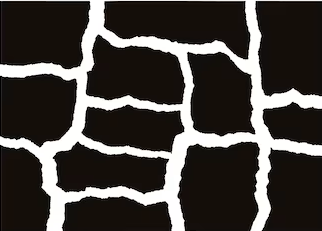
#> input picture image/image1.png, 322 x 231 px, found by its file name; the run also reads 2 pictures not shown here
$ jupyter execute --allow-errors 'Finding Contours.ipynb'
#> lines starting #> are read from the running program, lines starting #| are printed output that depends on the picture; after the words box and inside, x2 and y2 are one past the last pixel; in counts of white or black regions, pixels touching at a corner belong together
[cell 1]
import cv2
import numpy as np
import matplotlib.pyplot as plt

[cell 2]
img = cv2.imread(r"Z:\Internship\Tasks\Edge Detection\image\image1.png")
#> img is the input picture: shape (231, 322, 3); mean B, G, R 62.5, 66, 70.3
gray = cv2.cvtColor(img, cv2.COLOR_BGR2GRAY)

plt.imshow(img)
plt.show()

[cell 3]
thresh=cv2.threshold(gray, 240, 245, cv2.THRESH_BINARY_INV)[1]
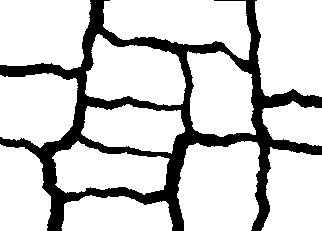
#> thresh: shape (231, 322); values 0 (black) and 245 (white), 81.1% white; 1 black region

[cell 4]
# edges = cv2.Canny(thresh, 50, 150)

[cell 5]
# plt.imshow(edges,cmap='gray')
# plt.title('Detected contours')
# plt.show()

[cell 6]
contours, _ = cv2.findContours(thresh, cv2.RETR_EXTERNAL, cv2.CHAIN_APPROX_NONE)
#> contours = 13 contours; largest, box (x1, y1, x2, y2) and area: (177, 141, 260, 231) 6392, (103, 0, 251, 60) 5928, (255, 0, 322, 97) 5816, (0, 0, 91, 70) 5516, (85, 34, 186, 106) 4974

img1=img.copy()

mask = np.zeros_like(thresh)
cv2.drawContours(mask, contours, -1, (255,255,255), -1)
#> mask: shape (231, 322); 81.1% white; 1 black region, box (x1, y1, x2, y2) and area: (0, 0, 322, 231) 14064

plt.imshow(mask)
plt.show()

[cell 7]
con=[]
contours, _ = cv2.findContours(thresh, cv2.RETR_EXTERNAL, cv2.CHAIN_APPROX_NONE)
for i, cnt in enumerate(contours):
    if cv2.contourArea(cnt)<100:
        continue
    mask=np.zeros_like(thresh)
    cv2.drawContours(mask, [cnt],-1,255,thickness=cv2.FILLED)

    isolated_piece=cv2.bitwise_and(img,img,mask=mask)
    x,y,w,h = cv2.boundingRect(cnt)
    cropped_piece=isolated_piece[y:y+h, x:x+w]

    con.append(cropped_piece)

    plt.imshow(cropped_piece)
    plt.show()
#> this loop made 13 passes
#> (x, y, w, h) on passes 1 to 8: (61, 195, 112, 36), (261, 147, 61, 84), (0, 144, 51, 87), (177, 141, 83, 90), (52, 141, 118, 54), (81, 104, 104, 50), (262, 101, 60, 45), (0, 73, 78, 75)
#> pass 1, `isolated_piece=cv2.bitwise_and(img,img,mask=mask)`:
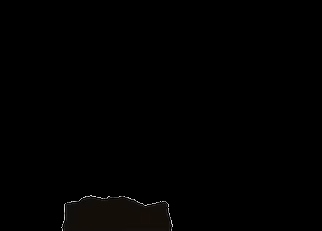
#> isolated_piece: shape (231, 322, 3); mean B, G, R 0.8, 1, 1.2
#> pass 1, `cropped_piece=isolated_piece[y:y+h, x:x+w]`:
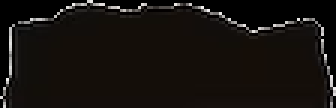
#> cropped_piece: shape (36, 112, 3) (shown 3 times larger); mean B, G, R 14.5, 17.7, 21.9
#> after the loop:
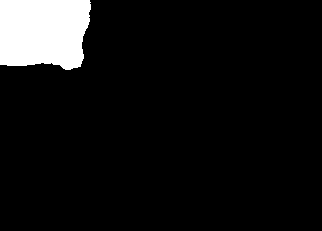
#> mask: shape (231, 322); 7.6% white; 1 white region, box (x1, y1, x2, y2) and area: (0, 0, 91, 70) 5667
#> after the loop, con = 13 items

[cell 8]
# [43 lines of commented-out code are left out]

[cell 9]
for i in con:
    padded_image = cv2.copyMakeBorder(i, 10, 10, 10, 10, borderType=cv2.BORDER_CONSTANT, value=[0,0,0])
    gray = cv2.cvtColor(padded_image, cv2.COLOR_BGR2GRAY)
    _, thresh = cv2.threshold(gray, 15, 255, cv2.THRESH_BINARY)
    points = cv2.findNonZero(thresh)
    x, y, w, h = cv2.boundingRect(points)

    tol = 1.5

    top_deviations = []
    bottom_deviations = []

    for col in range(x, x + w):
        white_pixels = np.where(thresh[:, col] == 255)[0]
        if len(white_pixels) > 0:
            actual_top_edge = white_pixels[0]
            top_deviations.append(int(actual_top_edge - y))

            actual_bottom_edge = white_pixels[-1]
            absolute_bottom_peak = y + h
            bottom_deviations.append(int(absolute_bottom_peak - actual_bottom_edge))

    std_top = np.std(top_deviations) if top_deviations else 0
    std_bottom = np.std(bottom_deviations) if bottom_deviations else 0

    top1_is_torn = std_top > tol
    bottom1_is_torn = std_bottom > tol

    print(f"Top :    {'TORN' if top1_is_torn else 'STRAIGHT'} (avg: {std_top:.2f}px)")
    print(f"Bottom : {'TORN' if bottom1_is_torn else 'STRAIGHT'} (avg: {std_bottom:.2f}px)")

    left_avg = []
    right_avg = []

    for row in range(y, y + h):
        white_pixels = np.where(thresh[row, :] == 255)[0]
        if len(white_pixels) > 0:
            actual_left_edge = white_pixels[0]
            left_avg.append(int(actual_left_edge - x))

            actual_right_edge = white_pixels[-1]
            absolute_right_peak = x + w
            right_avg.append(int(absolute_right_peak - actual_right_edge))

    std_left = np.std(left_avg) if left_avg else 0
    std_right = np.std(right_avg) if right_avg else 0

    left1_is_torn = std_left > tol
    right1_is_torn = std_right > tol

    print(f"Left :   {'TORN' if left1_is_torn else 'STRAIGHT'} (avg: {std_left:.2f}px)")
    print(f"Right :  {'TORN' if right1_is_torn else 'STRAIGHT'} (avg: {std_right:.2f}px)")

    plt.imshow(thresh, cmap='gray')
    plt.show()
#> this loop made 13 passes
#> (w, h, std_top, std_bottom, top1_is_torn, bottom1_is_torn, std_left, std_right) on passes 1 to 8: (112, 36, 5.99, 14.6, True, True, 7.5, 18.16), (61, 84, 20.71, 0.127, True, False, 2.16, 15.01), (51, 87, 15.84, 34.66, True, True, 0.239, 9.7), (83, 90, 9.5, 14.33, True, True, 9.08, 2.25), (118, 54, 4.41, 6.89, True, True, 17.03, 31.03), (104, 50, 4.95, 6.03, True, True, 23.16, 13.93), (60, 45, 2.05, 5.89, True, True, 13.35, 21.04), (78, 75, 2.11, 9.56, True, True, 11.4, 10.07)
#> (printed output is left out)
#> pass 2, `plt.show()`:
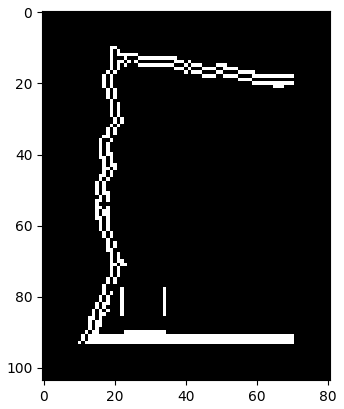
#> figure drawn by matplotlib, 1 panel
#> after the loop:
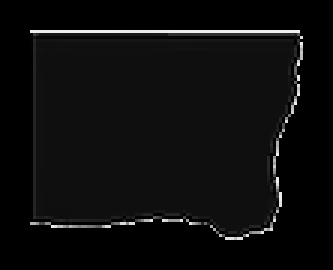
#> gray: shape (90, 111) (shown 3 times larger); min 0, max 240, mean 13
#> after the loop:
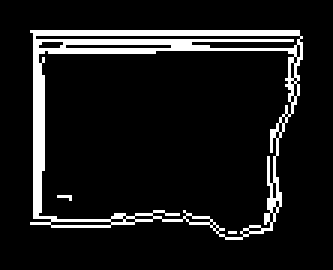
#> thresh: shape (90, 111) (shown 3 times larger); 9.7% white in thin lines or dots, all inside (x1, y1, x2, y2) = (10, 10, 101, 80)

[cell 10]
for piece_idx, raw_img in enumerate(con):
    print(f"PIECE {piece_idx + 1}")

    padding_color = 0
    img = cv2.copyMakeBorder(
        raw_img,
        10,
        10,
        10,
        10,
        borderType=cv2.BORDER_CONSTANT,
        value=padding_color,
    )

    if len(img.shape) == 3:
        gray = cv2.cvtColor(img, cv2.COLOR_BGR2GRAY)
    else:
        gray = img

    _, thresh = cv2.threshold(gray, 15, 255, cv2.THRESH_BINARY)

    edges = cv2.Canny(thresh, 150, 150)
    y_arr, x_arr = np.where(edges == 255)

    if len(x_arr) == 0 or len(y_arr) == 0:
        print(f"Piece {piece_idx + 1} appears to be empty. Skipping.\n")
        continue

    left_bound = np.min(x_arr)
    right_bound = np.max(x_arr)
    top_bound = np.min(y_arr)
    bottom_bound = np.max(y_arr)

    g1 = 5
    top_distances = []
    bottom_distances = []

    for col_x in range(left_bound, right_bound + 1):
        pixels_in_col = y_arr[x_arr == col_x]
        if len(pixels_in_col) > 0:
            obj_top_y = np.min(pixels_in_col)
            top_distances.append(int(obj_top_y) - int(top_bound - g1))

            obj_bottom_y = np.max(pixels_in_col)
            bottom_distances.append(int(bottom_bound + g1) - int(obj_bottom_y))

    left_distances = []
    right_distances = []

    for row_y in range(top_bound, bottom_bound + 1):
        pixels_in_row = x_arr[y_arr == row_y]
        if len(pixels_in_row) > 0:
            obj_left_x = np.min(pixels_in_row)
            left_distances.append(int(obj_left_x) - int(left_bound - g1))

            obj_right_x = np.max(pixels_in_row)
            right_distances.append(int(right_bound + g1) - int(obj_right_x))


    print(f"TOP Distances: {top_distances}\n")
    print(f"BOTTOM Distances: {bottom_distances}\n")
    print(f"LEFT Distances: {left_distances}\n")
    print(f"RIGHT Distances: {right_distances}\n")


    visualization_img = cv2.cvtColor(thresh, cv2.COLOR_GRAY2BGR)
    b1 = (left_bound - g1, top_bound - g1)
    b2 = (right_bound + g1, bottom_bound + g1)
    cv2.rectangle(visualization_img, b1, b2, (0, 255, 0), 1)

    plt.figure(figsize=(5, 5))
    plt.imshow(visualization_img)
    plt.title(f"Piece {piece_idx + 1} with Bounding Box")
    plt.show()
#> this loop made 13 passes
#> (right_bound, bottom_bound, b2) on passes 1 to 8: (122, 45, (127, 50)), (70, 93, (75, 98)), (61, 96, (66, 101)), (93, 100, (98, 105)), (127, 63, (132, 68)), (114, 59, (119, 64)), (70, 55, (75, 60)), (88, 85, (93, 90))
#> (printed output is left out)
#> pass 1, `plt.show()`:
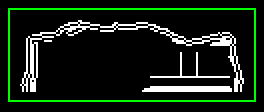
#> shown: shape (56, 132, 3) (shown 2 times larger); mean R, G, B 21.9, 33.6, 21.9

[cell 11]
# [9 lines of commented-out code are left out]

[cell 12]
x1=5
x2=8
y1=9
y2=14
distance=np.sqrt((x2-x1)+(y2-y1))
print(distance)

[cell 13]
gray_padded = cv2.cvtColor(con[0], cv2.COLOR_BGR2GRAY)
edges = cv2.Canny(gray_padded, 50, 150)
#> edges: shape (36, 112); 8.8% white in thin lines or dots
y,x=np.where(edges==255)
#> y = 356 values from 0 to 35; x = 356 values, max 111 at index 316, min 0 at index 325, mean 55.21
highest =np.argmin(y)
#> highest = 0
x1=x[highest]
#> x1 = 23
y1=y[highest]
#> y1 = 0
print(x1,y1)

cv2.circle(edges,(x1,y1), 2,(0,0,255),-1)
#> edges: shape (36, 112); 8.7% white in thin lines or dots

plt.imshow(edges,cmap='gray')
plt.show()

[cell 14]
colored_edges = np.zeros((edges.shape[0], edges.shape[1], 3), dtype=np.uint8)

colored_edges[edges == 255] = [255, 0, 0]

cv2.circle(colored_edges, (x1, y1), 2, (0, 0, 255), -1)

plt.imshow(cv2.cvtColor(colored_edges, cv2.COLOR_BGR2RGB))
plt.show()

[cell 15]
gray_padded = cv2.cvtColor(con[1], cv2.COLOR_BGR2GRAY) if len(con[1].shape) == 3 else con[1].copy()
#> gray_padded: shape (84, 61)

edges = cv2.Canny(gray_padded, 50, 150)
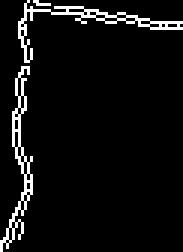
#> edges: shape (84, 61) (shown 3 times larger); 5.9% white in thin lines or dots
y, x = np.where(edges == 255)
#> y = 302 values from 0 to 83; x = 302 values, max 60 at index 110, min 0 at index 294, mean 17.35

padding_color = [0, 0, 0]
output_img = cv2.cvtColor(gray_padded, cv2.COLOR_GRAY2BGR)
output_img = cv2.copyMakeBorder(output_img, 10, 10, 10, 10, borderType=cv2.BORDER_CONSTANT, value=padding_color)
#> output_img: shape (104, 81, 3)

x = x + 10
#> x = 302 values, max 70 at index 110, min 10 at index 294, mean 27.35
y = y + 10
#> y = 302 values from 10 to 93

bottom = np.max(y)
#> bottom = 93
right = np.max(x)
#> right = 70
top = np.min(y)
#> top = 10
left = np.min(x)
#> left = 10

y1 = x[y == bottom]
#> y1 = [10]
for peak_x in y1:
    cv2.circle(output_img, (peak_x, bottom), 1, (0, 0, 255), -1)
#> this loop made 1 pass
#> output_img: shape (104, 81, 3); mean B, G, R 10.2, 10.2, 10.4

y2 = y[x == right]
#> y2 = [17, 19]
for peak_y in y2:
    cv2.circle(output_img, (right, peak_y), 1, (0, 0, 255), -1)
#> this loop made 2 passes
#> peak_y on passes 1 to 2: 17, 19
#> output_img: shape (104, 81, 3); mean B, G, R 10.2, 10.2, 10.6

y3 = x[y == top]
#> y3 = [19, 21, 22]
for peak_x in y3:
    cv2.circle(output_img, (peak_x, top), 1, (0, 0, 255), -1)
#> this loop made 3 passes
#> peak_x on passes 1 to 3: 19, 21, 22
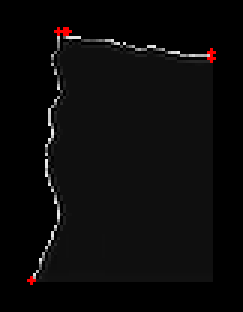
#> output_img: shape (104, 81, 3) (shown 3 times larger); mean B, G, R 10.1, 10.1, 10.9

y4 = y[x == left]
#> y4 = [90, 91, 92, 93]
for peak_y in y4:
    cv2.circle(output_img, (left, peak_y), 1, (0, 0, 255), -1)
#> this loop made 4 passes
#> (the rest of the program and of its run is left out)
